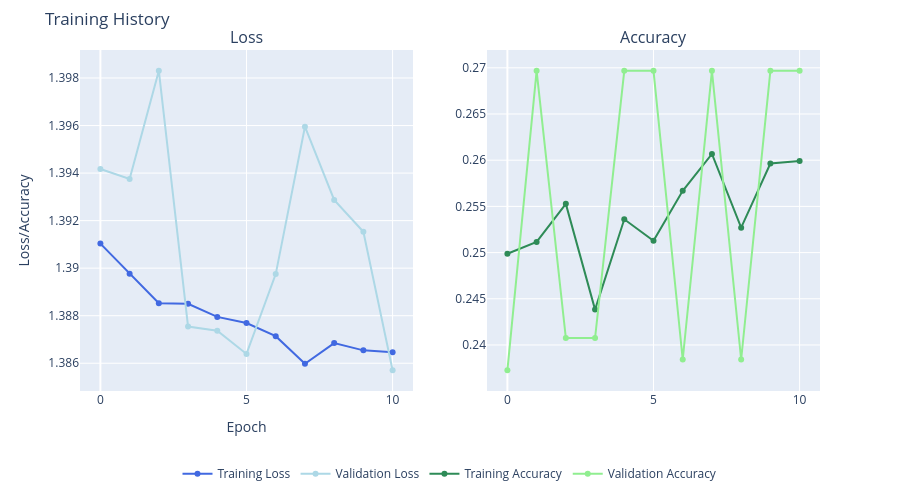

Notebook source saved alongside this figure:
### Code cell
pass128_plot = plot_training(pass_hist128.history)
pass128_plot.show()

### Figure 1 — Plotly figure (JSON) as saved in the notebook; plotly's stock layout.template omitted (floating-point values rounded to 4 significant figures)
{"data": [{"line": {"color": "royalblue"}, "mode": "lines+markers", "name": "Training Loss", "type": "scatter", "x": [0, 1, 2, 3, 4, 5, 6, 7, 8, 9, 10], "xaxis": "x", "y": [1.391, 1.39, 1.389, 1.389, 1.388, 1.388, 1.387, 1.386, 1.387, 1.387, 1.386], "yaxis": "y"}, {"line": {"color": "lightblue"}, "mode": "lines+markers", "name": "Validation Loss", "type": "scatter", "x": [0, 1, 2, 3, 4, 5, 6, 7, 8, 9, 10], "xaxis": "x", "y": [1.394, 1.394, 1.398, 1.388, 1.387, 1.386, 1.39, 1.396, 1.393, 1.392, 1.386], "yaxis": "y"}, {"line": {"color": "seagreen"}, "mode": "lines+markers", "name": "Training Accuracy", "type": "scatter", "x": [0, 1, 2, 3, 4, 5, 6, 7, 8, 9, 10], "xaxis": "x2", "y": [0.2499, 0.2512, 0.2553, 0.2438, 0.2536, 0.2513, 0.2567, 0.2607, 0.2527, 0.2596, 0.2599], "yaxis": "y2"}, {"line": {"color": "lightgreen"}, "mode": "lines+markers", "name": "Validation Accuracy", "type": "scatter", "x": [0, 1, 2, 3, 4, 5, 6, 7, 8, 9, 10], "xaxis": "x2", "y": [0.2373, 0.2697, 0.2407, 0.2407, 0.2697, 0.2697, 0.2384, 0.2697, 0.2384, 0.2697, 0.2697], "yaxis": "y2"}], "layout": {"annotations": [{"font": {"size": 16}, "showarrow": false, "text": "Loss", "x": 0.225, "xanchor": "center", "xref": "paper", "y": 1, "yanchor": "bottom", "yref": "paper"}, {"font": {"size": 16}, "showarrow": false, "text": "Accuracy", "x": 0.775, "xanchor": "center", "xref": "paper", "y": 1, "yanchor": "bottom", "yref": "paper"}], "height": 500, "legend": {"orientation": "h", "x": 0.5, "xanchor": "center", "y": -0.2}, "margin": {"b": 100, "t": 50}, "title": {"text": "Training History"}, "width": 900, "xaxis": {"anchor": "y", "domain": [0, 0.45], "title": {"text": "Epoch"}}, "xaxis2": {"anchor": "y2", "domain": [0.55, 1]}, "yaxis": {"anchor": "x", "domain": [0, 1], "title": {"text": "Loss/Accuracy"}}, "yaxis2": {"anchor": "x2", "domain": [0, 1]}}}
